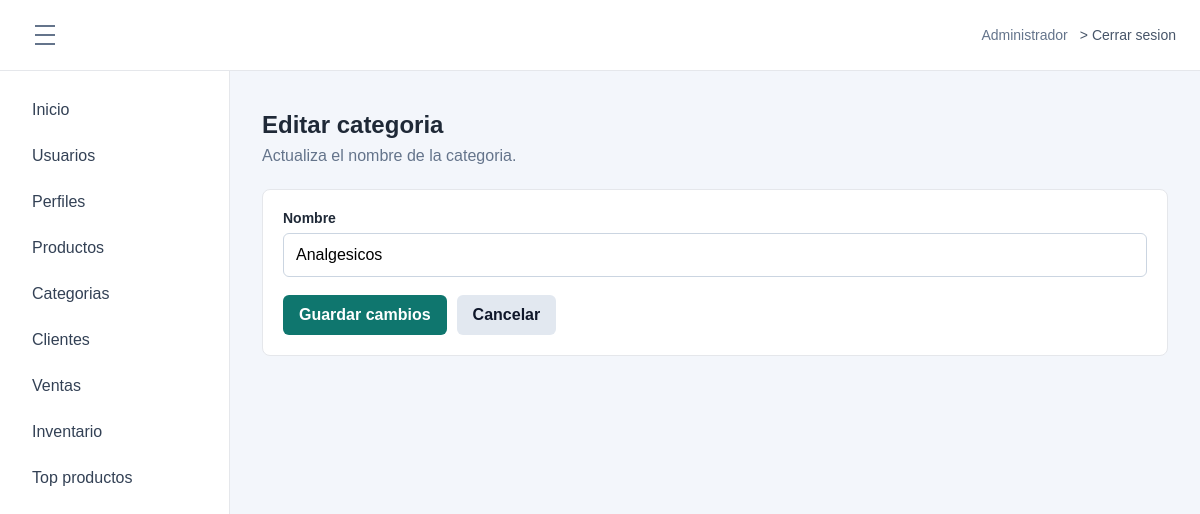
The app's page /index.php?route=module/categorias/editar&id=1 (signed in) with its own data.
### tables this page shows
CREATE TABLE `opcion` (
  `idopcion` int(11) NOT NULL AUTO_INCREMENT,
  `descripcion` varchar(100) NOT NULL,
  `url` varchar(200) NOT NULL,
  `icono` varchar(50) NOT NULL DEFAULT 'fa-circle',
  `estado` tinyint(1) NOT NULL DEFAULT 1,
  `fecha_creacion` datetime NOT NULL DEFAULT current_timestamp(),
  PRIMARY KEY (`idopcion`)
);

CREATE TABLE `categoria` (
  `idcategoria` int(11) NOT NULL AUTO_INCREMENT,
  `nombre` varchar(100) NOT NULL,
  `estado` tinyint(1) DEFAULT 1,
  `fecha_creacion` datetime NOT NULL DEFAULT current_timestamp(),
  PRIMARY KEY (`idcategoria`)
);

### app/Controllers/CategoriaController.php (called while the page is built, shortened)
<?php
class CategoriaController
{
    private Category $categories;
    private Profile $profiles;
    public function __construct(Category $categories, Profile $profiles)
    {
        $this->categories = $categories;
        $this->profiles = $profiles;
    }
    public function edit(): void
    {
        $menuOptions = $this->requireAccess("GET");
        $this->renderForm($menuOptions, $this->requireCategory($_GET["id"] ?? null), []);
    }
    private function renderForm(array $menuOptions, array $category, array $errors): void
    {
        $editing = isset($category["idcategoria"]);
        require __DIR__ . "/../Views/layout/app.php";
    }
    private function requireCategory($id): array
    {
        $id = filter_var($id, FILTER_VALIDATE_INT, ["options" => ["min_range" => 1]]);
        $category = $id !== false ? $this->categories->findById($id) : null;
        return $category;
    }
    private function requireAccess(string $method): array
    {
        $menuOptions = $this->profiles->menuOptions((int) ($_SESSION["idperfil"] ?? 0));
        return $menuOptions;
    }
}

### app/Models/Profile.php (called while the page is built, shortened)
<?php
class Profile
{
    private PDO $db;
    public function __construct(PDO $db)
    {
        $this->db = $db;
    }
    public function menuOptions(int $profileId): array
    {
        $sql = "SELECT o.descripcion, o.url, o.icono
                FROM acceso a
                INNER JOIN opcion o ON o.idopcion = a.idopcion
                WHERE a.idperfil = :idperfil
                  AND a.estado = 1
                  AND o.estado = 1
                ORDER BY o.idopcion";
        $statement = $this->db->prepare($sql);
        $statement->execute(["idperfil" => $profileId]);
        return $statement->fetchAll();
    }
}

### app/Models/Category.php (called while the page is built, shortened)
<?php
class Category
{
    private PDO $db;
    public function __construct(PDO $db)
    {
        $this->db = $db;
    }
    public function findById(int $id): ?array
    {
        $statement = $this->db->prepare("SELECT idcategoria, nombre, estado, fecha_creacion
                                       FROM categoria
                                       WHERE idcategoria = :id");
        $statement->execute(["id" => $id]);
        return $statement->fetch(PDO::FETCH_ASSOC) ?: null;
    }
}

### app/Views/categorias/form.php (the view, shortened to what this page needs)
<div class="page-title">
    <h1><?= $editing ? "Editar categoria" : "Registrar categoria" ?></h1>
    <p><?= $editing ? "Actualiza el nombre de la categoria." : "Crea una categoria activa para clasificar productos." ?></p>
</div>
<section class="panel">
    <form class="form-stack" method="post" action="index.php?route=module/categorias/<?= $editing ? 'actualizar' : 'guardar' ?>">
        <div class="form-field">
            <label for="nombre">Nombre</label>
            <input id="nombre" name="nombre" type="text" maxlength="100" required value="<?= htmlspecialchars($category["nombre"], ENT_QUOTES, "UTF-8") ?>">
        </div>
        <div class="form-actions">
            <button class="btn btn-primary" type="submit"><?= $editing ? "Guardar cambios" : "Guardar categoria" ?></button>
            <a class="btn btn-light" href="index.php?route=module/categorias">Cancelar</a>
        </div>
    </form>
</section>

### app/Views/layout/sidebar.php
<?php $currentRoute = $_GET["route"] ?? "dashboard"; ?>
<aside class="sidebar">
    <nav aria-label="Menu principal">
        <a href="index.php?route=dashboard" <?= $currentRoute === "dashboard" ? 'aria-current="page"' : "" ?>>Inicio</a>
        <?php foreach ($menuOptions as $option): ?>
            <?php $route = $option["url"] ?? ""; ?>
            <a href="index.php?route=<?= urlencode($route) ?>" <?= $currentRoute === $route ? 'aria-current="page"' : "" ?>>
                <?= htmlspecialchars($option["descripcion"]) ?>
            </a>
        <?php endforeach; ?>
    </nav>
</aside>

### public/css/styles.css (style rules this page uses)
* { box-sizing: border-box; }
body { margin: 0; font-family: Arial, sans-serif; color: #1f2937; background: #f3f6fb; }
a { color: inherit; }
.login-card p, .page-title p { margin: 8px 0 24px; color: #64748b; }
label { display: block; margin: 14px 0 7px; font-size: 14px; font-weight: 700; }
input, select { width: 100%; min-height: 44px; padding: 10px 12px; border: 1px solid #cbd5e1; border-radius: 6px; font: inherit; background: #ffffff; }
.btn { display: inline-flex; align-items: center; justify-content: center; min-height: 40px; padding: 10px 16px; border: 0; border-radius: 6px; font: inherit; font-weight: 700; text-decoration: none; cursor: pointer; }
.btn-primary { background: #0f766e; color: #ffffff; }
.btn-light { background: #e2e8f0; color: #0f172a; }
.sidebar { width: 230px; padding: 20px; background: #ffffff; border-right: 1px solid #e5e7eb; transition: width 0.2s ease, padding 0.2s ease, transform 0.2s ease; }
.sidebar nav { display: grid; gap: 8px; }
.sidebar a { padding: 10px 12px; border-radius: 6px; color: #334155; text-decoration: none; }
h1 { margin: 0; font-size: 24px; }
.summary-card, .panel { padding: 20px; background: #ffffff; border: 1px solid #e5e7eb; border-radius: 8px; }
.form-stack { display: grid; gap: 18px; }
.form-field label { margin-top: 0; }
.form-actions { display: flex; flex-wrap: wrap; gap: 10px; }

### records on screen
opcion: descripcion "Usuarios"
opcion: descripcion "Perfiles"
opcion: descripcion "Productos"
opcion: descripcion "Categorias"
opcion: descripcion "Clientes"
opcion: descripcion "Ventas"
opcion: descripcion "Inventario"
opcion: descripcion "Top productos"
categoria: nombre "Analgesicos"

### other values on screen
$_SESSION["nombre"] "Administrador"
